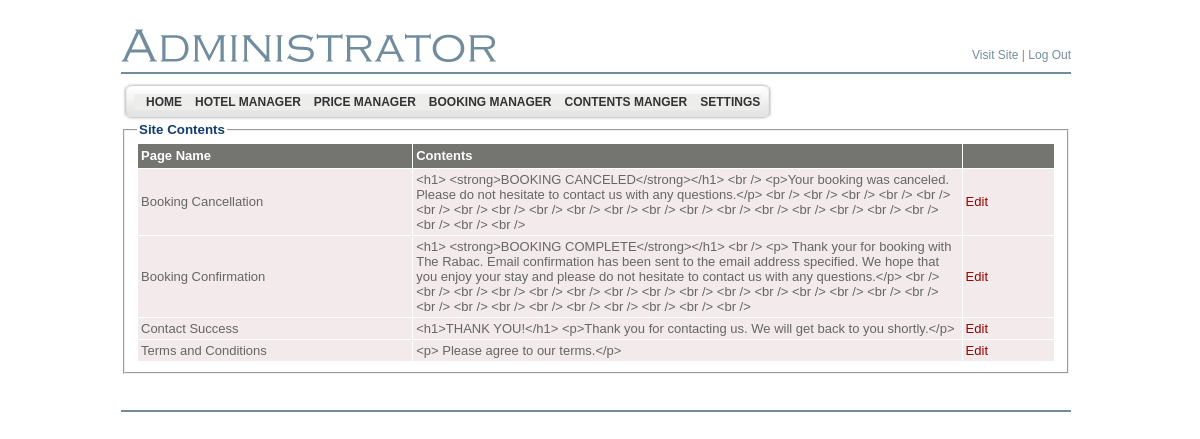
Screenshot of /LiculApartments/admin/contents_list.php (signed in) with the database file from the repository.
### tables this page shows
CREATE TABLE `bsi_adminmenu` (
  `id` int(4) NOT NULL AUTO_INCREMENT,
  `name` varchar(200) NOT NULL DEFAULT '',
  `url` varchar(200) DEFAULT NULL,
  `menu_desc` varchar(200) NOT NULL DEFAULT '',
  `parent_id` int(4) DEFAULT '0',
  `status` enum('Y','N') DEFAULT 'Y',
  `ord` int(5) NOT NULL DEFAULT '0',
  `privileges` int(11) NOT NULL,
  PRIMARY KEY (`id`),
  UNIQUE KEY `kid` (`name`,`parent_id`)
);

CREATE TABLE `bsi_contents` (
  `id` int(10) unsigned NOT NULL AUTO_INCREMENT,
  `cont_title` varchar(200) NOT NULL DEFAULT '',
  `contents_en` longtext,
  `contents_hr` longtext,
  `contents_de` longtext,
  `contents_it` longtext,
  `status` enum('Y','N') NOT NULL DEFAULT 'Y',
  PRIMARY KEY (`id`),
  UNIQUE KEY `cont_title` (`cont_title`)
);

CREATE TABLE `bsi_language` (
  `id` int(11) NOT NULL AUTO_INCREMENT,
  `language_name` varchar(255) NOT NULL,
  `language_code` varchar(4) NOT NULL,
  `language_file_name` varchar(255) NOT NULL,
  `is_active` tinyint(1) NOT NULL,
  `is_default` tinyint(1) NOT NULL,
  `display_order` int(11) NOT NULL,
  PRIMARY KEY (`id`),
  UNIQUE KEY `UNQ_lang_cd` (`language_code`)
);

### LiculApartments/includes/Content.class.php (called while the page is built, shortened)
<?php
class Content
{
    public static function fetchFromParameters($params)
    {
		$content = new Content();
		if (isset($params['id']) && is_numeric($params['id']))
		{
		    $content->id = intval($params['id']);
		}
    	if (isset($params['cont_title']))
		{
		    $content->title = trim($params['cont_title']);
		}
		$content->contents = LocalizedText::fetchFromParameters($params, "contents_");
    	if (isset($params['status']))
		{
		    $content->isVisible = strtoupper(trim($params['status'])) == "Y";
		}
		return $content;
    }
	public static function fetchAllFromDb()
    {
    	$contents = array();
		$sql = "SELECT * FROM bsi_contents ORDER BY cont_title";
		$query = mysql_query($sql);
		while ($row = mysql_fetch_assoc($query))
		{
		    $contents[] = Content::fetchFromParameters($row);
		}
		return $contents;
    }
}

### LiculApartments/includes/SystemConfiguration.class.php (called while the page is built, shortened)
<?php
require_once ("KLogger.class.php");
require_once ("LocalizedText.class.php");
require_once ("Language.class.php");
require_once ("Content.class.php");
require_once ("Utilities.class.php");
$loggingDirectory = "./logs/";
$currentDirectory = getcwd();
if (Utilities::stringEndsWith($currentDirectory, "admin"))
{
	$loggingDirectory = "../logs/";
}
$logger = new KLogger($loggingDirectory, KLogger::INFO);
?>

### LiculApartments/includes/Utilities.class.php (called while the page is built, shortened)
<?php
class Utilities
{
	public static function stringEndsWith($string, $test)
	{
	    $strlen = strlen($string);
	    $testlen = strlen($test);
	    return substr_compare($string, $test, -$testlen) === 0;
	}
}
?>

### LiculApartments/includes/KLogger.class.php (called while the page is built, shortened)
<?php
	class KLogger
	{
		public function __construct( $filepath , $priority )
		{
			$this->log_file = $filepath . "log_" . date("Y_m_d") . ".log";
			$this->priority = $priority;
			return;
		}
		private function shouldLog($priority)
		{
			return false;
		}
	}
?>

### LiculApartments/includes/LocalizedText.class.php (called while the page is built, shortened)
<?php
class LocalizedText
{
	private $_textArray = array();
	public function getText($languageCode)
	{
		$languageCode = trim(strtolower($languageCode));
		if (isset($this->_textArray[$languageCode]))
		{
			return $this->_textArray[$languageCode];
		}
		return null;
	}
    public static function fetchFromParameters($params, $fieldPrefix)
    {
    	$localizedText = new LocalizedText($fieldPrefix);
    	foreach ($params as $key => $value)
        {
            if (preg_match('/' . $fieldPrefix . '[A-Za-z]{2}/', $key))
            {
                $languageCode = substr($key, -2);
                $localizedText->_textArray[$languageCode] = trim($value);
            }
        }
        return $localizedText;
    }
}

### LiculApartments/includes/Language.class.php (called while the page is built, shortened)
<?php
class Language
{
	public static function fetchFromParameters($params)
	{
		$language = new Language();
		if (isset($params['id']) && is_numeric($params['id']))
		{
			$language->id = intval($params['id']);
		}
		if (isset($params['language_name']))
		{
			$language->languageName = $params['language_name'];
		}
		if (isset($params['language_code']))
		{
			$language->languageCode = $params['language_code'];
		}
		if (isset($params['language_file_name']))
		{
			$language->fileName = $params['language_file_name'];
		}
		if (isset($params['is_active']))
		{
			$language->isActive = intval($params['is_active']) == 1;
		}
		if (isset($params['is_default']))
		{
			$language->isDefault = intval($params['is_default']) == 1;
		}
		if (isset($params['display_order']))
		{
			$language->displayOrder = intval($params['display_order']);
		}
		return $language;
	}
	public static function fetchDefaultLangauge()
	{
		$language = null;
		$sql = "SELECT * FROM bsi_language WHERE is_default = 1";
		$query = mysql_query($sql);
		if ($row = mysql_fetch_assoc($query))
		{
			$language = Language::fetchFromParameters($row);
		}
		return $language;
	}
}

### LiculApartments/admin/contents_list.php (the view, shortened to what this page needs)
<?php
require_once ("../includes/SystemConfiguration.class.php");
$contents = Content::fetchAllFromDb();
$defaultLanguage = Language::fetchDefaultLangauge();
include ("header.php");
?>
</td>
  </tr>
  <tr>
    <td valign="top" >
    <fieldset>
	    <legend class="TitleBlue11pt">Site Contents</legend>
	    	<table width="100%" cellspacing="1" border="0" cellpadding="3">
				<tr bgcolor="#747471">
					<td scope="col" align="left" width="30%"><b><font color="white"
						face="Verdana, Arial, Helvetica, sans-serif" size="2">Page Name</font></b>
					</td>
					<td scope="col" align="left" width="60%"><b><font color="white"
						face="Verdana, Arial, Helvetica, sans-serif" size="2">Contents</font></b>
					</td>
					<td scope="col" class="bodytext_h" width="10%">&nbsp;</td>
				</tr>
			<?php
					foreach ($contents as $content)
					{
						echo '<tr class="odd" bgcolor="#f2eaeb">' . "\n";
						echo '	<td align="left"><font color="#666666" face="Verdana, Arial, Helvetica, sans-serif" size="2">' . htmlentities($content->title) . '</font></td>' . "\n";
						echo '	<td align="left"><font color="#666666" face="Verdana, Arial, Helvetica, sans-serif" size="2">' . htmlentities($content->contents->getText($defaultLanguage->languageCode)) . '</font></td>' . "\n";
						echo '	<td align="left"><font color="#666666" face="Verdana, Arial, Helvetica, sans-serif" size="2">';
						echo '<a href="content_editor.php?id=' . $content->id . '" style="text-decoration:none"><font color="#990000"  face="Verdana, Arial, Helvetica, sans-serif" size="2" >Edit</font></a></td>' . "\n";
						echo "</tr>\n";	;
					}
			?>
			</table>
    </fieldset>
    </td>
  </tr>
  <?php include("footer.php"); ?>
</table>
</body>
</html>

### LiculApartments/admin/header.php (shortened to what this page needs)
<!DOCTYPE html PUBLIC "-//W3C//DTD XHTML 1.0 Transitional//EN" "http://www.w3.org/TR/xhtml1/DTD/xhtml1-transitional.dtd">
<html xmlns="http://www.w3.org/1999/xhtml">
<head>
	<link href="style.css" rel="stylesheet" type="text/css" />
	<link href="style1.css" rel="stylesheet" type="text/css">
</head>
<body>
<table align="center" width="950" border="0" cellspacing="0"
	cellpadding="0">
	<tr>
		<td width="366">&nbsp;</td>
		<td width="584">&nbsp;</td>
	</tr>
	<tr>
		<td align="left" valign="bottom"><img src="images/adminis.gif" alt="" /></td>
		<td align="right" valign="bottom" class="bodyMenutext8pt"><a
			href="../index.php" target="_blank" class="bodyMenutext8pt">Visit
		Site</a> | <a href="logout.php" class="bodyMenutext8pt">Log Out</a></td>
	</tr>
	<tr>
		<td height="10"></td>
		<td></td>
	</tr>
	<tr>
		<td colspan="2" height="2" bgcolor="#718d9d"></td>
	</tr>
</table>
<table align="center" width="950" border="0" cellspacing="0" cellpadding="0">
	<tr>
		<td height="8"></td>
	</tr>
	<tr>
		<td align="left">
		<table border="0" style="background-image: url(images/menu_tile.gif);"
			cellspacing="0" cellpadding="0">
			<tr>
				<td><img src="images/menubar_left.gif" alt="" width="13" height="40" /></td>
				<td align="left" class="bodytext8pt">
				<div class="sample1">
				<div class="horz_menu">
<?php
$sql_parent = mysql_query("select * from bsi_adminmenu where parent_id=0 and status='Y' order by ord");
while ($row_parent = mysql_fetch_array($sql_parent))
{
	echo "<a id=\"" . $row_parent[0] . "\"      href=\"" . $row_parent[2] . "\">&nbsp;&nbsp;&nbsp;" . $row_parent[1] . "</a>";
}
?>
<br clear="both" />
				</div>
</div>
				</td>
				<td><img src="images/menubar_right.gif" alt="" width="13"
					height="40" /></td>
			</tr>
		</table>

### LiculApartments/admin/style.css (style rules this page uses)
.bodytext8pt { color: #000000; font-family: 'Tahoma', 'Arial', 'Verdana'; font-size: 8pt; font-weight: normal; margin: 0; line-height: 120% }
.TitleBlue11pt { color: #113E6D; font-family: 'Trebuchet MS', 'Tahoma', 'Arial', 'Verdana'; font-size: 10pt; font-weight: bold; margin: 0; }
.bodyMenutext8pt { color: #718d9d; font-family: 'Verdana', 'Tahoma', 'Arial'; font-size: 12px; font-weight: normal; margin: 0; }
a.bodyMenutext8pt { color: #718d9d; font-weight: normal; text-decoration: none }
body { margin-top: 00; margin-bottom: 0; margin-left: 0; background-color: #FFFFFF; background-repeat: repeat-x; background-position; 0 0 }
a:link { text-decoration:none; font-color: #990000; font-family: Verdana, Arial, Helvetica, sans-serif; font-size: 2; }

### LiculApartments/admin/style1.css (style rules this page uses)
div.horz_menu a { display: block; float: left; }
div.sample1 div.horz_menu a, div.sample1 div.vert_menu a { padding: 1px 0px 1px 0px; background:#ededec; width:inherit; padding:2px; text-decoration: none; font-family:Arial, Helvetica, sans-serif; font-weight: 900; font-size: 12px; color: #333333; }
div.sample1 div.horz_menu a { margin-right: -1px; width:auto; }
a:link { text-decoration:none; font-color: #990000; font-family: Verdana, Arial, Helvetica, sans-serif; font-size: 2; }

### rows the page displays
bsi_adminmenu: name "HOME"
bsi_adminmenu: name "HOTEL MANAGER"
bsi_adminmenu: name "PRICE MANAGER"
bsi_adminmenu: name "BOOKING MANAGER"
bsi_adminmenu: name "CONTENTS MANGER"
bsi_adminmenu: name "SETTINGS"
bsi_contents: cont_title "Booking Cancellation"
bsi_language: language_code "<h1> <strong>BOOKING CANCELED</strong></h1> <br /> <p>Your booking was canceled. Please do not hesitate to contact us with any questions.</p> <br /> <br /> <br /> <br /> <br /> <br /> <br /> <br /> <br /> <br /> <br /> <br /> <br /> <br /> <br /> <br /> <br /> <br /> <br /> <br /> <br /> <br />", language_code "<h1> <strong>BOOKING COMPLETE</strong></h1> <br /> <p> Thank your for booking with The Rabac. Email confirmation has been sent to the email address specified. We hope that you enjoy your stay and please do not hesitate to contact us with any questions.</p> <br /> <br /> <br /> <br /> <br /> <br /> <br /> <br /> <br /> <br /> <br /> <br /> <br /> <br /> <br /> <br /> <br /> <br /> <br /> <br /> <br /> <br /> <br /> <br />", language_code "<h1>THANK YOU!</h1> <p>Thank you for contacting us. We will get back to you shortly.</p>", language_code.contents_en "<p> Please agree to our terms.</p>"
bsi_contents: cont_title "Booking Confirmation"
bsi_contents: cont_title "Contact Success"
bsi_contents: cont_title "Terms and Conditions"
